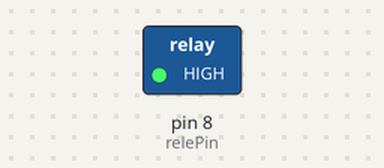
Bench run of a sketch on a simulated Arduino Uno, built with avr-gcc and run on an emulated ATmega328P. Shown: switched loads named in the sketch (green lamp = pin HIGH). Dashed ring = blinking.

Above: at 0.5 s.
Timing chart, 0 to 4.6 s (numbered marks = the images above):
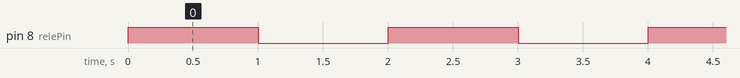

Measured:
- by itself, pin 8 (relePin): alternates HIGH for 1.0 s and LOW for 1.0 s

The sketch:

Modul_rele.ino
```cpp
/*
 * LaskaKit Arduino MAXI Starter kit – Lekce 25: Modul relé
 *
 * Relé každou sekundu sepne a rozepne – uslyšíš cvakání
 * a na modulu bliká kontrolka.
 * Většina modulů relé spíná při HIGH. Pokud tvůj modul spíná obráceně
 * (kontrolka svítí, když má být relé vypnuté), změň RELE_ZAPNUTO na LOW.
 *
 * Zapojení:
 *   Modul relé: S (IN) na pin 8, + (VCC) na 5V, – (GND) na GND
 *
 * Knihovny: žádné (jen Arduino IDE)
 * Desky:    Arduino UNO R3, Arduino UNO R4 WiFi, Arduino Mega 2560
 *
 * Verze návodu 3.0 (10/2026)
 * LaskaKit | https://www.laskakit.cz | podpora@laskakit.cz
 */

const int relePin = 8;
const int RELE_ZAPNUTO = HIGH;  // u modulů spínaných nulou změň na LOW
const int RELE_VYPNUTO = !RELE_ZAPNUTO;

void setup() {
  pinMode(relePin, OUTPUT);
  digitalWrite(relePin, RELE_VYPNUTO);
}

void loop() {
  digitalWrite(relePin, RELE_ZAPNUTO);  // sepnout
  delay(1000);
  digitalWrite(relePin, RELE_VYPNUTO);  // rozepnout
  delay(1000);
}
```
